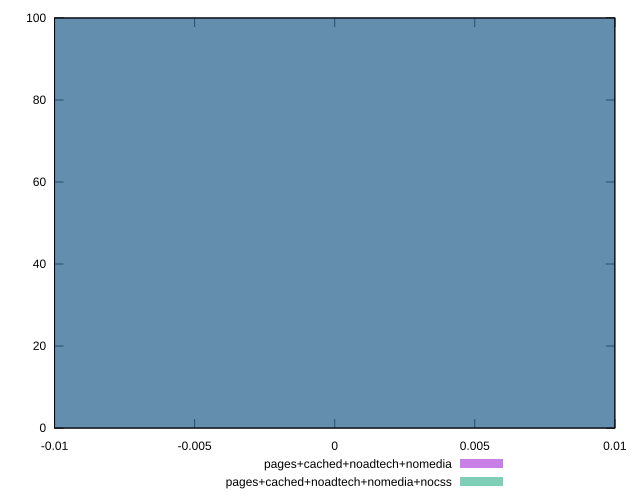

Source code (gnuplot):
reset

$pagesCachedNoadtechNomedia <<EOF
0 100
EOF

$pagesCachedNoadtechNomediaNocss <<EOF
0 100
EOF

set key outside below
set boxwidth 0.1
set xrange [-0.01:0.01]
set yrange [0:100]
set trange [0:100]
set style fill transparent solid 0.5 noborder
set terminal svg size 640, 500 enhanced background rgb 'white'
set output "report_00021_2021-02-20T09:16:39.615Z/unused-javascript/comparison/histogram/3_vs_4.svg"

plot $pagesCachedNoadtechNomedia title "pages+cached+noadtech+nomedia" with boxes, \
     $pagesCachedNoadtechNomediaNocss title "pages+cached+noadtech+nomedia+nocss" with boxes

reset
